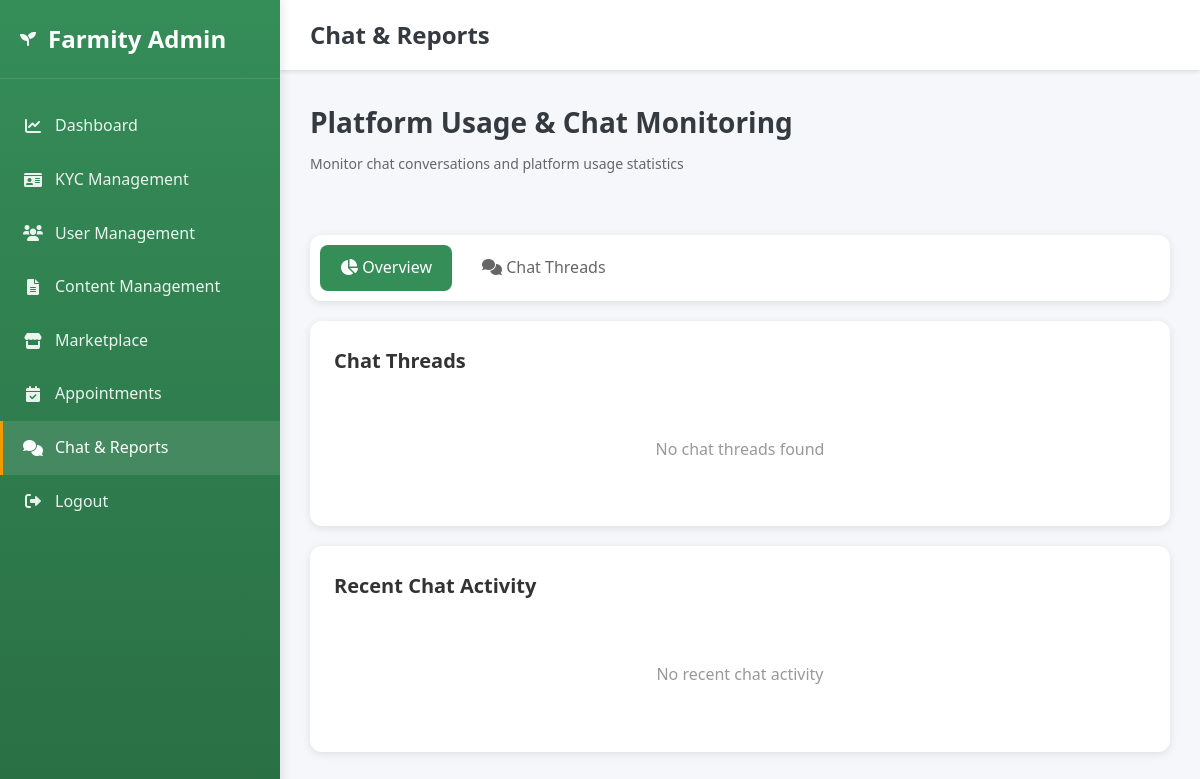
/admin-dashboard/chats-reports/ (signed in), run on an earlier commit of the app's database.
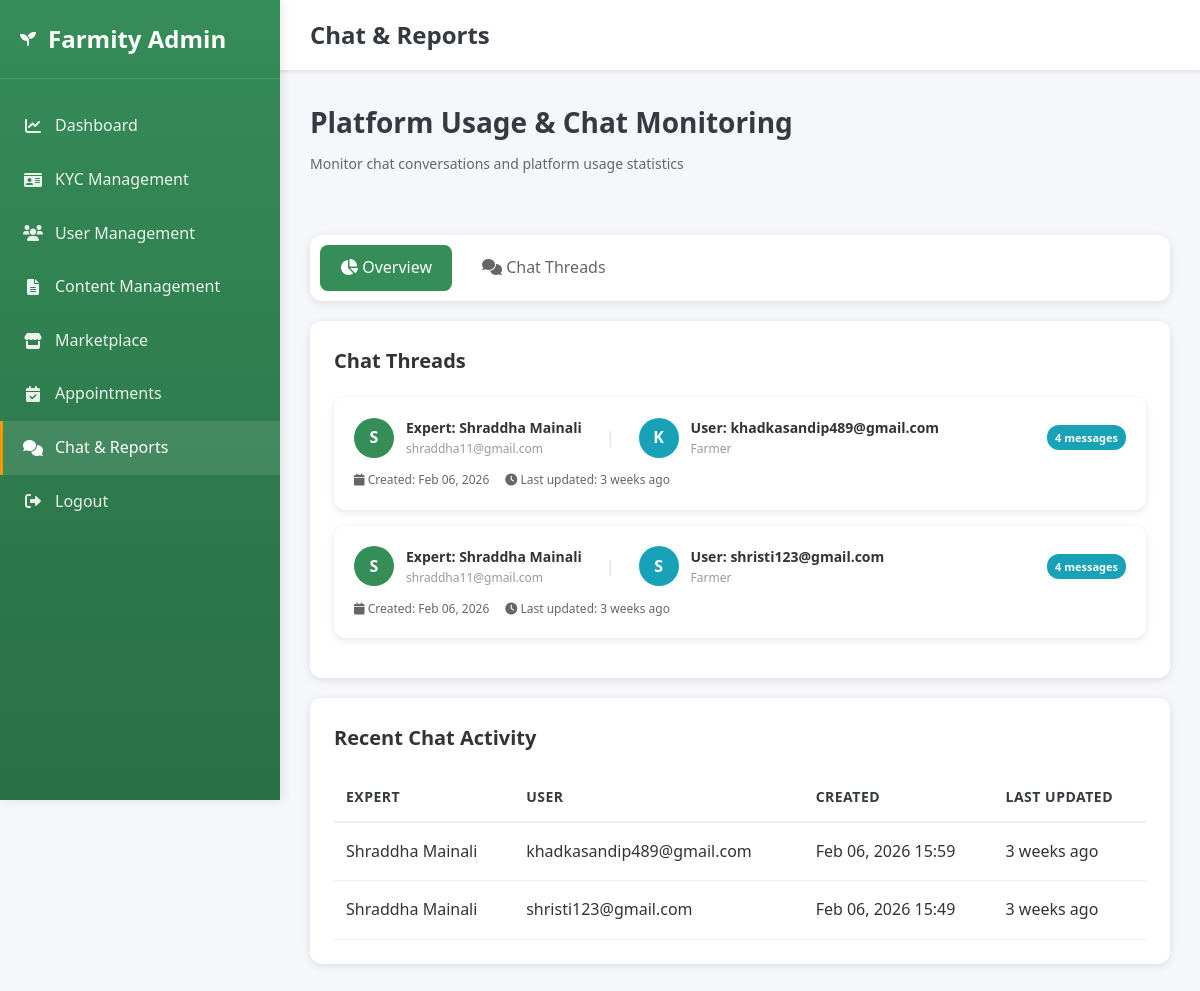
And on a later commit of the database.
### accounts/models.py (models this page shows, shortened)
class ExpertChatThread(models.Model):
    expert = models.ForeignKey(ExpertProfile, on_delete=models.CASCADE, related_name='chat_threads')
    created_by = models.ForeignKey(User, on_delete=models.CASCADE, related_name='chat_threads')
    created_at = models.DateTimeField(auto_now_add=True)
    updated_at = models.DateTimeField(auto_now=True)
    class Meta:
        ordering = ('-updated_at',)

class ExpertProfile(models.Model):
    user = models.OneToOneField(User, on_delete=models.CASCADE, related_name='expert_profile')
    name = models.CharField(max_length=255, blank=True, null=True)
    photo = models.ImageField(upload_to='expert_photos/', blank=True, null=True)
    qualification = models.CharField(max_length=255, blank=True, null=True)
    specialization = models.CharField(max_length=255, blank=True, null=True)
    experience = models.CharField(max_length=50, blank=True, null=True)

class User(AbstractBaseUser, PermissionsMixin):
    ROLE_CHOICES = (
        ('admin', 'Admin'),
        ('buyer', 'Buyer'),
        ('farmer', 'Farmer'),
        ('agricultural_expert', 'Agricultural Expert'),
        ('vendor', 'Vendor'),
    )
    email = models.EmailField(unique=True)
    role = models.CharField(max_length=20, choices=ROLE_CHOICES, default='buyer')
    is_active = models.BooleanField(default=True)
    is_verified = models.BooleanField(default=False)
    is_staff = models.BooleanField(default=False)
    date_joined = models.DateTimeField(auto_now_add=True)
    objects = UserManager()
    USERNAME_FIELD = 'email'
    REQUIRED_FIELDS = []

### accounts/views.py (the view)
# urls.py: path('admin-dashboard/chats-reports/', admin_chat_reports, name='admin_chat_reports'),
@login_required
def admin_chat_reports(request):
    if request.user.role != 'admin':
        return _redirect_to_role_home_response(request.user)
    section = request.GET.get('section', 'overview')  # 'overview', 'chats', 'reports'
    search_query = request.GET.get('search', '').strip()
    context = {}
    total_threads = ExpertChatThread.objects.count()
    total_messages = ExpertChatMessage.objects.count()
    total_experts = ExpertProfile.objects.count()
    total_chat_users = ExpertChatThread.objects.values('created_by').distinct().count()
    chat_threads = ExpertChatThread.objects.select_related(
        'expert', 'expert__user', 'created_by'
    ).order_by('-updated_at')
    if search_query:
        chat_threads = chat_threads.filter(
            Q(expert__name__icontains=search_query) |
            Q(expert__user__email__icontains=search_query) |
            Q(created_by__email__icontains=search_query)
        )
    threads_with_counts = []
    for thread in chat_threads[:50]:  # Limit to 50 most recent
        message_count = ExpertChatMessage.objects.filter(thread=thread).count()
        threads_with_counts.append({
            'thread': thread,
            'message_count': message_count,
        })
    User = get_user_model()
    total_users = User.objects.count()
    active_users_30d = User.objects.filter(
        date_joined__gte=timezone.now() - timedelta(days=30)
    ).count()
    recent_threads = ExpertChatThread.objects.select_related(
        'expert', 'expert__user', 'created_by'
    ).order_by('-created_at')[:10]
    context.update({
        'section': section,
        'search_query': search_query,
        'total_threads': total_threads,
        'total_messages': total_messages,
        'total_experts': total_experts,
        'total_chat_users': total_chat_users,
        'threads_with_counts': threads_with_counts,
        'total_users': total_users,
        'active_users_30d': active_users_30d,
        'recent_threads': recent_threads,
    })
    return render(request, 'admin_chat_reports.html', context)

### templates/admin_chat_reports.html (shortened to what this page needs)
<!DOCTYPE html>
<html lang="en">
<head>
    <link rel="stylesheet" href="/static/css/style.css">
    <link href="https://cdnjs.cloudflare.com/ajax/libs/font-awesome/6.0.0/css/all.min.css" rel="stylesheet">
</head>
<body>
    <aside class="sidebar">
        <div class="sidebar-header">
            <i class="fas fa-seedling"></i>
            <h2>Farmity Admin</h2>
        </div>
        <nav class="sidebar-menu">
            <a href="{% url 'admin_dashboard' %}" class="menu-item">
                <i class="fas fa-chart-line"></i>
                <span>Dashboard</span>
            </a>
            <a href="{% url 'admin_kyc_management' %}" class="menu-item">
                <i class="fas fa-id-card"></i>
                <span>KYC Management</span>
            </a>
            <a href="{% url 'admin_user_management' %}" class="menu-item">
                <i class="fas fa-users"></i>
                <span>User Management</span>
            </a>
            <a href="{% url 'admin_content_management' %}" class="menu-item">
                <i class="fas fa-file-alt"></i>
                <span>Content Management</span>
            </a>
            <a href="{% url 'admin_marketplace_oversight' %}" class="menu-item">
                <i class="fas fa-store"></i>
                <span>Marketplace</span>
            </a>
            <a href="{% url 'admin_appointment_management' %}" class="menu-item">
                <i class="fas fa-calendar-check"></i>
                <span>Appointments</span>
            </a>
            <a href="{% url 'admin_chat_reports' %}" class="menu-item active">
                <i class="fas fa-comments"></i>
                <span>Chat & Reports</span>
            </a>
            <a href="{% url 'logout' %}" class="menu-item">
                <i class="fas fa-sign-out-alt"></i>
                <span>Logout</span>
            </a>
        </nav>
    </aside>
    <div class="main-content">
        <header class="top-header">
            <h1 class="header-title">Chat & Reports</h1>
        </header>
        <div class="dashboard-content">
            <div class="page-header">
                <h2 class="page-title">Platform Usage & Chat Monitoring</h2>
                <p class="page-subtitle">Monitor chat conversations and platform usage statistics</p>
            </div>
            <div class="stats-grid">
                <div class="stat-card">
                    <div class="stat-value">{{ total_threads }}</div>
                    <div class="stat-label">Total Chat Threads</div>
                </div>
                <div class="stat-card">
                    <div class="stat-value">{{ total_messages }}</div>
                    <div class="stat-label">Total Messages</div>
                </div>
                <div class="stat-card">
                    <div class="stat-value">{{ total_experts }}</div>
                    <div class="stat-label">Active Experts</div>
                </div>
                <div class="stat-card">
                    <div class="stat-value">{{ total_chat_users }}</div>
                    <div class="stat-label">Chat Users</div>
                </div>
                <div class="stat-card">
                    <div class="stat-value">{{ total_users }}</div>
                    <div class="stat-label">Total Platform Users</div>
                </div>
                <div class="stat-card">
                    <div class="stat-value">{{ active_users_30d }}</div>
                    <div class="stat-label">New Users (30 days)</div>
                </div>
            </div>
            <div class="section-tabs">
                <a href="?section=overview" class="tab-btn {% if section == 'overview' %}active{% endif %}">
                    <i class="fas fa-chart-pie"></i> Overview
                </a>
                <a href="?section=chats" class="tab-btn {% if section == 'chats' %}active{% endif %}">
                    <i class="fas fa-comments"></i> Chat Threads
                </a>
            </div>
            {% if section == 'overview' or section == 'chats' %}
            <div class="table-container">
                <h3 style="margin-bottom: 20px; font-size: 20px; font-weight: 600;">Chat Threads</h3>
                {% if threads_with_counts %}
                {% for item in threads_with_counts %}
                <div class="chat-thread-card">
                    <div class="thread-header">
                        <div class="thread-participants">
                            <div class="participant-avatar">
                                {{ item.thread.expert.name|first|upper|default:"E" }}
                            </div>
                            <div class="participant-info">
                                <div class="participant-name">Expert: {{ item.thread.expert.name|default:item.thread.expert.user.email }}</div>
                                <div class="participant-email">{{ item.thread.expert.user.email }}</div>
                            </div>
                            <div style="margin: 0 12px; color: #ddd;">|</div>
                            <div class="participant-avatar" style="background: var(--info);">
                                {{ item.thread.created_by.email|first|upper }}
                            </div>
                            <div class="participant-info">
                                <div class="participant-name">User: {{ item.thread.created_by.email }}</div>
                                <div class="participant-email">{{ item.thread.created_by.get_role_display }}</div>
                            </div>
                        </div>
                        <div class="thread-meta">
                            <span class="message-count">{{ item.message_count }} messages</span>
                        </div>
                    </div>
                    <div class="thread-meta">
                        <span><i class="fas fa-calendar"></i> Created: {{ item.thread.created_at|date:"M d, Y" }}</span>
                        <span><i class="fas fa-clock"></i> Last updated: {{ item.thread.updated_at|timesince }} ago</span>
                    </div>
                </div>
                {% endfor %}
                {% else %}
                <div style="text-align: center; padding: 40px; color: #999;">
                    No chat threads found
                </div>
                {% endif %}
            </div>
            {% endif %}
            {% if section == 'overview' %}
            <div class="table-container" style="margin-top: 20px;">
                <h3 style="margin-bottom: 20px; font-size: 20px; font-weight: 600;">Recent Chat Activity</h3>
                {% if recent_threads %}
                <table class="data-table">
                    <thead>
                        <tr>
                            <th>Expert</th>
                            <th>User</th>
                            <th>Created</th>
                            <th>Last Updated</th>
                        </tr>
                    </thead>
                    <tbody>
                        {% for thread in recent_threads %}
                        <tr>
                            <td>{{ thread.expert.name|default:thread.expert.user.email }}</td>
                            <td>{{ thread.created_by.email }}</td>
                            <td>{{ thread.created_at|date:"M d, Y H:i" }}</td>
                            <td>{{ thread.updated_at|timesince }} ago</td>
                        </tr>
                        {% endfor %}
                    </tbody>
                </table>
                {% else %}
                <div style="text-align: center; padding: 40px; color: #999;">
                    No recent chat activity
                </div>
                {% endif %}
            </div>
            {% endif %}
        </div>
    </div>
</body>
</html>

### static/css/style.css (style rules this page uses)
* { margin: 0; padding: 0; box-sizing: border-box; }
:root { --athens-gray: #E9EBF1; --sea-green: #358D58; --sushi: #A8AD3B; --paarl: #A04A24; --white: #ffffff; --text-dark: #333333; --text-gray: #666666; --border-gray: #dddddd; --light-gray: #f5f5f5; }
body { font-family: 'Segoe UI', Tahoma, Geneva, Verdana, sans-serif; line-height: 1.6; color: var(--text-dark); background: var(--white); }
.stat-card { position: absolute; top: -20px; left: -20px; background: var(--white); padding: 1rem 1.5rem; border-radius: 15px; box-shadow: 0 4px 15px rgba(0,0,0,0.1); display: flex; align-items: center; gap: 1rem; z-index: 10; }
.stat-label { font-size: 0.9rem; color: var(--text-gray); }
.stat-value { font-size: 1.5rem; font-weight: bold; color: var(--sea-green); }
html, body { height: 100%; margin: 0; padding: 0; }

What changed in the data, as far as the page shows it:
added ExpertChatThread: thread.expert.name|first "S", thread.expert.name "Shraddha Mainali", thread.expert.user.email "shraddha11@gmail.com", thread.created_by.email|first "K", thread.created_by.email "khadkasandip489@gmail.com", thread.created_by.role "Farmer", message_count "4", thread.created_at "Feb 06, 2026", thread.updated_at "3 weeks", expert.name "Shraddha Mainali", created_by.email "khadkasandip489@gmail.com", created_at "Feb 06, 2026 15:59", updated_at "3 weeks"
added ExpertChatThread: thread.expert.name|first "S", thread.expert.name "Shraddha Mainali", thread.expert.user.email "shraddha11@gmail.com", thread.created_by.email|first "S", thread.created_by.email "shristi123@gmail.com", thread.created_by.role "Farmer", message_count "4", thread.created_at "Feb 06, 2026", thread.updated_at "3 weeks", expert.name "Shraddha Mainali", created_by.email "shristi123@gmail.com", created_at "Feb 06, 2026 15:49", updated_at "3 weeks"
Also different on the page:
text no longer shown: "No chat threads found No recent chat activity"
text now shown: "EXPERT USER CREATED LAST UPDATED"
